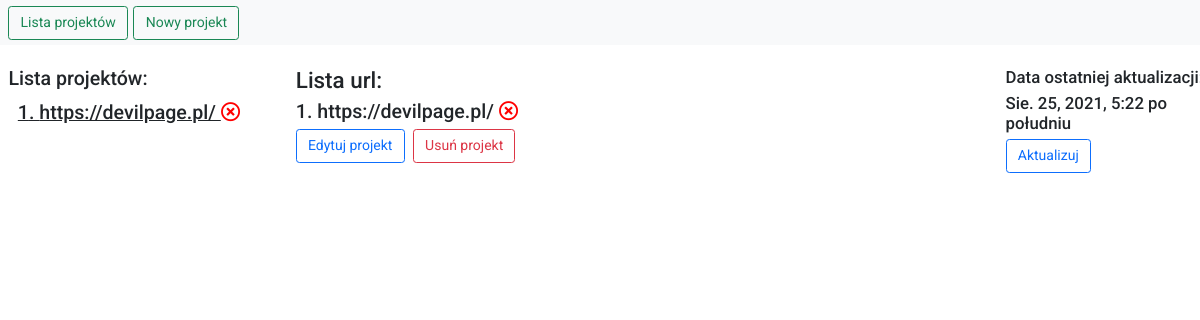
The app's page /, older data.
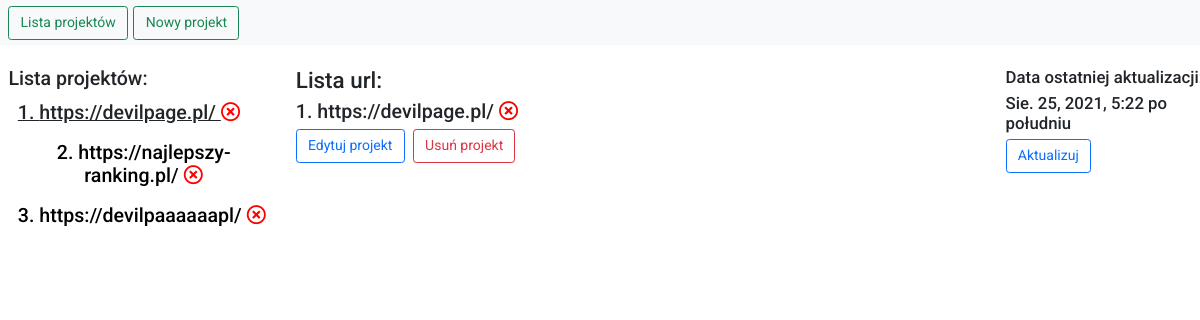
The same page, newer data.
### link_checker/models.py (models this page shows, shortened)
class Project(models.Model):
    title = models.CharField(max_length=2000)
    links_ok = models.BooleanField(null=True, blank=True)

class URL(models.Model):
    urls = models.CharField(max_length=2000)
    links_ok = models.BooleanField(null=True, blank=True)
    project = models.ForeignKey(Project, on_delete=models.CASCADE, related_name='related_urls')

### link_checker/views.py (the view)
# urls.py: path('', index, name='index'),
def index(request):
    project_urls = []
    all_projects = Project.objects.all().values_list()
    check_list = all_projects.exists()
    if all_projects:
        first_project_id = all_projects[0][0]
        test = first_project_id - len(all_projects) + 3
        projects_name = Project.objects.get(id=first_project_id) #choose first item from list
        project_urls = projects_name.related_urls.all()
        projects_names = list(Project.objects.all())
        selected_project = 1
        try:
            all_dates = Date.objects.all()
            update_time = all_dates[0]
        except:
            update_time = None
    else:
        projects_names = []
        first_project_id = 0
        update_time = None
        selected_project = None
    return render(request, 'index.html', {'projects_names': projects_names, 'project_urls': project_urls, 'selected_id': first_project_id, 'selected_project': selected_project, 'update_time': update_time})

### templates/index.html (shortened to what this page needs)
{% extends 'main.html' %}
{% block content %}
    <div class="panel">
        <div class="row">
            <div class="col-3 p-0 px-4 panel-left">
                <h3>Lista projektów:</h3>
                {% for project in projects_names %}
                    {% if forloop.counter is selected_project %}
                        {% if project.links_ok%}
                                <a href="{% url 'load_project' project.id %}" class="btn" style="text-decoration: underline"> <h3>{{ forloop.counter }}. {{project.title}} <i class="far fa-check-circle" style="color:green"></i></h3></a><br>
                            {% else %}
                                 <a href="{% url 'load_project' project.id %}" class="btn" style="text-decoration: underline"> <h3>{{ forloop.counter }}. {{project.title}} <i class="far fa-times-circle" style="color:red"></i></h3></a><br>
                            {% endif %}
                    {% else %}
                            {% if project.links_ok%}
                                <a href="{% url 'load_project' project.id %}" class="btn" style="color:black"> <h3>{{ forloop.counter }}. {{project.title}} <i class="far fa-check-circle" style="color:green"></i></h3></a><br>
                            {% else %}
                                 <a href="{% url 'load_project' project.id %}" class="btn" style="color:black"> <h3>{{ forloop.counter }}. {{project.title}} <i class="far fa-times-circle" style="color:red"></i></h3></a><br>
                            {% endif %}
                    {% endif %}
                {% empty %}
                    <h3>Brak projektów bazie danych</h3>
                {% endfor %}
            </div>
            <div class="col-7 p-0 panel-mid">
                  <h2>Lista url:</h2>
                {% for url in project_urls %}
                    {% if url.links_ok %}
                        <h3>{{ forloop.counter }}. {{url.urls}} <i class="far fa-check-circle" style="color:green"></i></h3>
                    {% else %}
                        <h3>{{ forloop.counter }}. {{url.urls}} <i class="far fa-times-circle" style="color:red"></i></h3>
                    {% endif %}
                {% empty %}
                     <h3>Brak linków dla projektu</h3>
                {% endfor %}
                <a href="{% url 'update_project' selected_id %}" class="btn btn-outline-primary me-2 btn-lg">Edytuj projekt</a>
                <a href="{% url 'delete_project' selected_id %}" class="btn btn-outline-danger me-2 btn-lg">Usuń projekt</a>
                <br>
            </div>
            <div class="col-2 p-0 panel-right">
                <h4>Data ostatniej aktualizacji: </h4>
                {% if update_time %}
                    <h4>{{ update_time.time_of_update }}</h4>
                {% else %}
                    <h4>Brak danych</h4>
                {% endif %}
                <a href="{% url 'check_url' %}" class="btn btn-outline-primary me-2 btn-lg">Aktualizuj</a>
            </div>
        </div>
    </div>
{% endblock %}

Row changes from the older to the newer data that the page shows:
added Project: title "https://najlepszy-ranking.pl/"
added Project: title "https://devilpaaaaaapl/"
